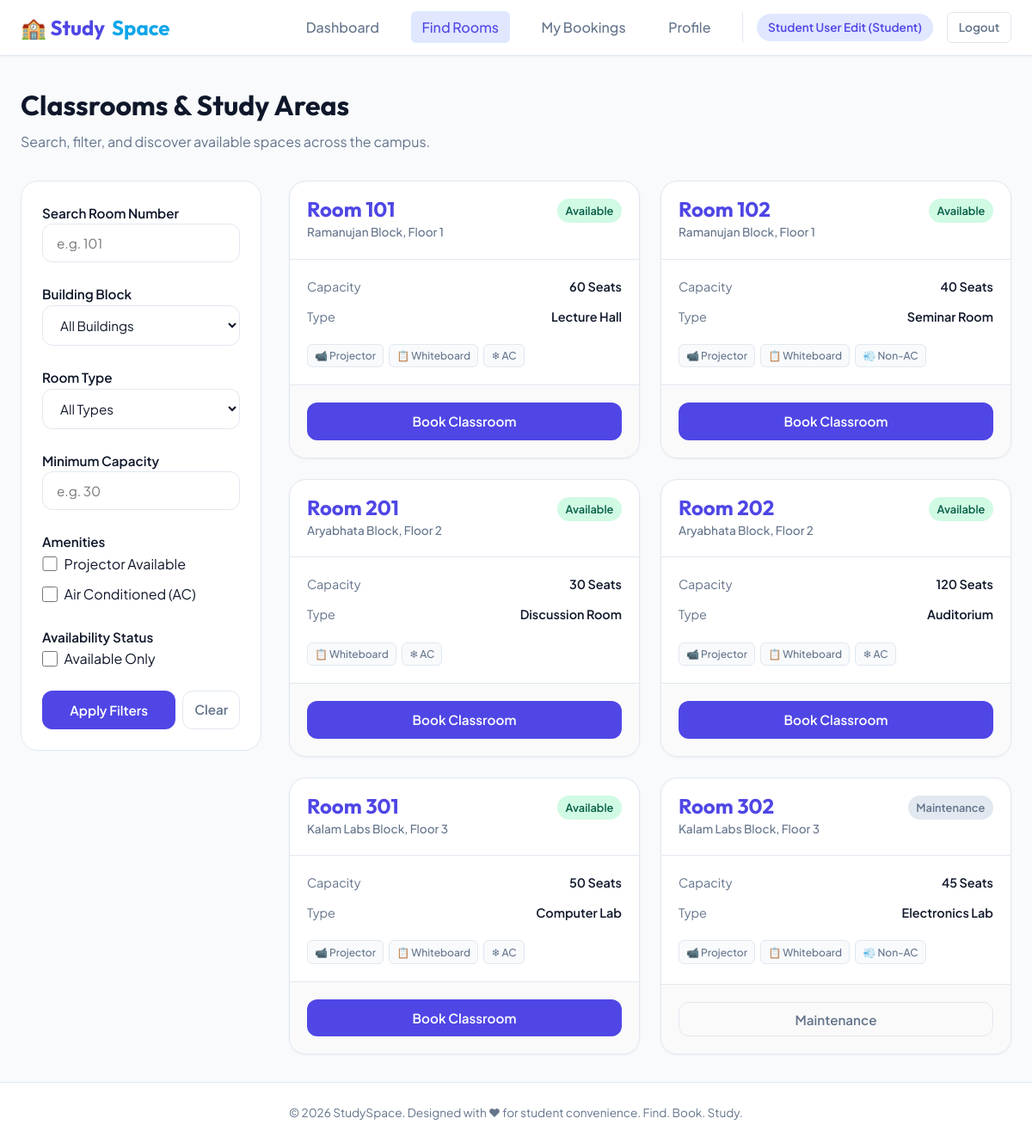
Page /classrooms (signed in) on the committed database.
### tables this page shows
CREATE TABLE classrooms (
    room_id INTEGER PRIMARY KEY AUTOINCREMENT,
    room_number TEXT UNIQUE NOT NULL,
    building TEXT NOT NULL,
    floor INTEGER NOT NULL,
    capacity INTEGER NOT NULL,
    room_type TEXT NOT NULL, -- e.g. 'Lecture Hall', 'Seminar Room', 'Discussion Room', 'Lab'
    projector INTEGER NOT NULL DEFAULT 0, -- 0 for No, 1 for Yes
    whiteboard INTEGER NOT NULL DEFAULT 1, -- 0 for No, 1 for Yes
    ac INTEGER NOT NULL DEFAULT 0, -- 0 for No, 1 for Yes
    status TEXT NOT NULL DEFAULT 'Available' CHECK(status IN ('Available', 'Occupied', 'Maintenance'))
);

### app.py (the view)
@app.route('/classrooms')
@login_required()
def classrooms():
    room_number = request.args.get('room_number', '').strip()
    building = request.args.get('building', '')
    room_type = request.args.get('room_type', '')
    min_capacity = request.args.get('min_capacity', '')
    projector = request.args.get('projector')
    ac = request.args.get('ac')
    status = request.args.get('status')
    query = "SELECT * FROM classrooms WHERE 1=1"
    params = []
    if room_number:
        query += " AND room_number LIKE ?"
        params.append(f"%{room_number}%")
    if building:
        query += " AND building = ?"
        params.append(building)
    if room_type:
        query += " AND room_type = ?"
        params.append(room_type)
    if min_capacity:
        query += " AND capacity >= ?"
        params.append(int(min_capacity))
    if projector:
        query += " AND projector = 1"
    if ac:
        query += " AND ac = 1"
    if status:
        query += " AND status = ?"
        params.append(status)
    query += " ORDER BY room_number ASC"
    rooms = query_db(query, params)
    buildings = [r['building'] for r in query_db("SELECT DISTINCT building FROM classrooms ORDER BY building")]
    room_types = [r['room_type'] for r in query_db("SELECT DISTINCT room_type FROM classrooms ORDER BY room_type")]
    filters = {
        'room_number': room_number,
        'building': building,
        'room_type': room_type,
        'min_capacity': min_capacity,
        'projector': projector,
        'ac': ac,
        'status': status
    }
    return render_template(
        'classrooms.html',
        classrooms=rooms,
        buildings=buildings,
        room_types=room_types,
        filters=filters,
        active_page='classrooms'
    )

### app.py (called while the page is built)
def get_db():
    db = getattr(g, '_database', None)
    if db is None:
        db = g._database = sqlite3.connect(DATABASE)
        db.row_factory = sqlite3.Row  # Access columns by name
    return db

def query_db(query, args=(), one=False):
    cur = get_db().execute(query, args)
    rv = cur.fetchall()
    cur.close()
    return (rv[0] if rv else None) if one else rv

def login_required(role=None):
    def decorator(f):
        from functools import wraps
        @wraps(f)
        def decorated_function(*args, **kwargs):
            if 'user_id' not in session:
                flash('Please log in to access this page.', 'error')
                return redirect(url_for('login'))
            if role and session.get('role') != role:
                flash('Access denied. Insufficient permissions.', 'error')
                return redirect(url_for('index'))
            return f(*args, **kwargs)
        return decorated_function
    return decorator

### templates/classrooms.html (shortened to what this page needs)
{% extends 'base.html' %}
{% block content %}
<div class="page-header">
    <div>
        <h1 class="page-title">Classrooms & Study Areas</h1>
        <p class="page-subtitle">Search, filter, and discover available spaces across the campus.</p>
    </div>
</div>
<div class="search-filter-layout">
    <aside class="filter-sidebar">
        <form action="/classrooms" method="GET" id="search-filter-form">
            <div class="filter-section">
                <label for="room_number" class="filter-section-title">Search Room Number</label>
                <input type="text" id="room_number" name="room_number" class="form-control" placeholder="e.g. 101" value="{{ filters.room_number or '' }}">
            </div>
            <div class="filter-section">
                <label for="building" class="filter-section-title">Building Block</label>
                <select id="building" name="building" class="form-control">
                    <option value="">All Buildings</option>
                </select>
            </div>
            <div class="filter-section">
                <label for="room_type" class="filter-section-title">Room Type</label>
                <select id="room_type" name="room_type" class="form-control">
                    <option value="">All Types</option>
                </select>
            </div>
            <div class="filter-section">
                <label for="min_capacity" class="filter-section-title">Minimum Capacity</label>
                <input type="number" id="min_capacity" name="min_capacity" class="form-control" placeholder="e.g. 30" min="1" value="{{ filters.min_capacity or '' }}">
            </div>
            <div class="filter-section">
                <span class="filter-section-title">Amenities</span>
                <div class="filter-options">
                    <label class="checkbox-group">
                        <input type="checkbox" name="projector" value="1" {% if filters.projector == '1' %}checked{% endif %}>
                        <span>Projector Available</span>
                    </label>
                    <label class="checkbox-group">
                        <input type="checkbox" name="ac" value="1" {% if filters.ac == '1' %}checked{% endif %}>
                        <span>Air Conditioned (AC)</span>
                    </label>
                </div>
            </div>
            <div class="filter-section">
                <span class="filter-section-title">Availability Status</span>
                <div class="filter-options">
                    <label class="checkbox-group">
                        <input type="checkbox" name="status" value="Available" {% if filters.status == 'Available' %}checked{% endif %}>
                        <span>Available Only</span>
                    </label>
                </div>
            </div>
            <div style="display: flex; gap: 0.5rem; margin-top: 1.5rem;">
                <button type="submit" class="btn btn-primary" style="flex: 1;">Apply Filters</button>
                <a href="/classrooms" class="btn btn-outline" style="padding: 0.6rem 0.8rem;">Clear</a>
            </div>
        </form>
    </aside>
    <div class="results-container">
        {% if classrooms %}
            <div class="classroom-grid">
                {% for room in classrooms %}
                    <div class="room-card" id="room-card-{{ room.room_id }}">
                        <div class="room-card-header">
                            <div>
                                <div class="room-number-display">Room {{ room.room_number }}</div>
                                <div class="room-building-display">{{ room.building }}, Floor {{ room.floor }}</div>
                            </div>
                            <span class="badge badge-{{ room.status.lower() }}">
                                {{ room.status }}
                            </span>
                        </div>
                        <div class="room-card-body">
                            <div class="room-detail-row">
                                <span class="room-detail-label">Capacity</span>
                                <span class="room-detail-value">{{ room.capacity }} Seats</span>
                            </div>
                            <div class="room-detail-row">
                                <span class="room-detail-label">Type</span>
                                <span class="room-detail-value">{{ room.room_type }}</span>
                            </div>
                            <div class="room-amenities">
                                {% if room.projector %}
                                    <span class="amenity-badge">📹 Projector</span>
                                {% endif %}
                                {% if room.whiteboard %}
                                    <span class="amenity-badge">📋 Whiteboard</span>
                                {% endif %}
                                {% if room.ac %}
                                    <span class="amenity-badge">❄ AC</span>
                                {% else %}
                                    <span class="amenity-badge">💨 Non-AC</span>
                                {% endif %}
                            </div>
                        </div>
                        <div class="room-card-footer">
                            {% if room.status == 'Available' %}
                                <a href="/book/{{ room.room_id }}" class="btn btn-primary" style="width: 100%;">Book Classroom</a>
                            {% else %}
                                <button class="btn btn-outline" style="width: 100%; cursor: not-allowed;" disabled>
                                    {{ room.status }}
                                </button>
                            {% endif %}
                        </div>
                    </div>
                {% endfor %}
            </div>
        {% endif %}
    </div>
</div>
{% endblock %}

### templates/base.html (shortened to what this page needs)
<!DOCTYPE html>
<html lang="en">
<head>
    <link rel="stylesheet" href="{{ url_for('static', filename='css/style.css') }}">
</head>
<body>
    <nav class="navbar" id="app-navbar">
        <div class="navbar-container">
            <a href="/" class="nav-logo">
                🏫 Study<span>Space</span>
            </a>
            <ul class="nav-menu">
                {% if session.user_id %}
                    {% if session.role == 'admin' %}
                        <li class="nav-item {% if active_page == 'admin_dashboard' %}active{% endif %}">
                            <a href="/admin_dashboard">Admin Dashboard</a>
                        </li>
                    {% else %}
                        <li class="nav-item {% if active_page == 'dashboard' %}active{% endif %}">
                            <a href="/dashboard">Dashboard</a>
                        </li>
                        <li class="nav-item {% if active_page == 'classrooms' %}active{% endif %}">
                            <a href="/classrooms">Find Rooms</a>
                        </li>
                        <li class="nav-item {% if active_page == 'history' %}active{% endif %}">
                            <a href="/history">My Bookings</a>
                        </li>
                        <li class="nav-item {% if active_page == 'profile' %}active{% endif %}">
                            <a href="/profile">Profile</a>
                        </li>
                    {% endif %}
                    <div class="nav-user">
                        <span class="user-badge">{{ session.name }} ({{ session.role | title }})</span>
                        <a href="/logout" class="btn btn-outline btn-sm">Logout</a>
                    </div>
                {% endif %}
            </ul>
        </div>
    </nav>
    <main class="main-content">
        {% block content %}{% endblock %}
    </main>
    <footer class="footer">
        <div class="footer-container">
            <p>&copy; 2026 StudySpace. Designed with ♥ for student convenience. Find. Book. Study.</p>
        </div>
    </footer>
</body>
</html>

### rows in the picture
classrooms: room_number "101", building "Ramanujan Block", floor "1", status "Available", capacity "60", room_type "Lecture Hall", projector "📹 Projector", whiteboard "📋 Whiteboard", ac "❄ AC"
classrooms: room_number "102", building "Ramanujan Block", floor "1", status "Available", capacity "40", room_type "Seminar Room", projector "📹 Projector", whiteboard "📋 Whiteboard", ac "💨 Non-AC"
classrooms: room_number "201", building "Aryabhata Block", floor "2", status "Available", capacity "30", room_type "Discussion Room", whiteboard "📋 Whiteboard", ac "❄ AC"
classrooms: room_number "202", building "Aryabhata Block", floor "2", status "Available", capacity "120", room_type "Auditorium", projector "📹 Projector", whiteboard "📋 Whiteboard", ac "❄ AC"
classrooms: room_number "301", building "Kalam Labs Block", floor "3", status "Available", capacity "50", room_type "Computer Lab", projector "📹 Projector", whiteboard "📋 Whiteboard", ac "❄ AC"
classrooms: room_number "302", building "Kalam Labs Block", floor "3", status "Maintenance", capacity "45", room_type "Electronics Lab", projector "📹 Projector", whiteboard "📋 Whiteboard", ac "💨 Non-AC"

### other values in the picture
{{ session.name }} "Student User Edit"
{{ session.role | title }} "Student"
